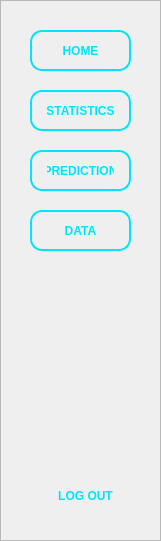
    <widget class="QFrame" name="frame_sidebar">
     <property name="geometry">
      <rect>
       <x>10</x>
       <y>70</y>
       <width>161</width>
       <height>541</height>
      </rect>
     </property>
     <property name="styleSheet">
      <string notr="true">#frame_sidebar {
    background-color: #002B5B;
    border-top-right-radius: 25px;
    border-bottom-right-radius: 25px;
}


</string>
     </property>
     <property name="frameShape">
      <enum>QFrame::StyledPanel</enum>
     </property>
     <property name="frameShadow">
      <enum>QFrame::Raised</enum>
     </property>
     <widget class="QPushButton" name="homePushButton">
      <property name="geometry">
       <rect>
        <x>30</x>
        <y>30</y>
        <width>101</width>
        <height>41</height>
       </rect>
      </property>
      <property name="cursor">
       <cursorShape>PointingHandCursor</cursorShape>
      </property>
      <property name="styleSheet">
       <string notr="true">QPushButton {
    background-color: transparent;
    color: #00E5FF;
    font-family: &quot;Segoe UI&quot;;
    font-size: 9pt;
    font-weight: 500;
    border: 2px solid #00E5FF;
    border-radius: 12px;
    padding: 5px 15px;
}

QPushButton:hover {
    background-color: rgba(0, 229, 255, 0.1);
}

QPushButton:pressed {
    background-color: rgba(0, 229, 255, 0.2);
}

QPushButton:checked {
    background-color: #00E5FF;
    color: #001F3F;
}
</string>
      </property>
      <property name="text">
       <string>HOME</string>
      </property>
     </widget>
     <widget class="QPushButton" name="statsPushButton">
      <property name="geometry">
       <rect>
        <x>30</x>
        <y>90</y>
        <width>101</width>
        <height>41</height>
       </rect>
      </property>
      <property name="cursor">
       <cursorShape>PointingHandCursor</cursorShape>
      </property>
      <property name="styleSheet">
       <string notr="true">QPushButton {
    background-color: transparent;
    color: #00E5FF;
    font-family: &quot;Segoe UI&quot;;
    font-size: 9pt;
    font-weight: 500;
    border: 2px solid #00E5FF;
    border-radius: 12px;
    padding: 5px 15px;
}

QPushButton:hover {
    background-color: rgba(0, 229, 255, 0.1);
}

QPushButton:pressed {
    background-color: rgba(0, 229, 255, 0.2);
}

QPushButton:checked {
    background-color: #00E5FF;
    color: #001F3F;
}
</string>
      </property>
      <property name="text">
       <string>STATISTICS</string>
      </property>
     </widget>
     <widget class="QPushButton" name="predictionPushButton">
      <property name="geometry">
       <rect>
        <x>30</x>
        <y>150</y>
        <width>101</width>
        <height>41</height>
       </rect>
      </property>
      <property name="cursor">
       <cursorShape>PointingHandCursor</cursorShape>
      </property>
      <property name="styleSheet">
       <string notr="true">QPushButton {
    background-color: transparent;
    color: #00E5FF;
    font-family: &quot;Segoe UI&quot;;
    font-size: 9pt;
    font-weight: 500;
    border: 2px solid #00E5FF;
    border-radius: 12px;
    padding: 5px 15px;
}

QPushButton:hover {
    background-color: rgba(0, 229, 255, 0.1);
}

QPushButton:pressed {
    background-color: rgba(0, 229, 255, 0.2);
}

QPushButton:checked {
    background-color: #00E5FF;
    color: #001F3F;
}

</string>
      </property>
      <property name="text">
       <string>PREDICTION</string>
      </property>
     </widget>
     <widget class="QPushButton" name="logOutPushButton">
      <property name="geometry">
       <rect>
        <x>40</x>
        <y>480</y>
        <width>91</width>
        <height>31</height>
       </rect>
      </property>
      <property name="cursor">
       <cursorShape>PointingHandCursor</cursorShape>
      </property>
      <property name="styleSheet">
       <string notr="true">QPushButton {
    background-color: transparent;
    color: #00E5FF;
    font-family: &quot;Segoe UI&quot;;
    font-size: 9pt;
    font-weight: 500;
    border: none;
    border-radius: 12px;
    padding: 6px 18px;
}

QPushButton:hover {
    background-color: rgba(0, 229, 255, 0.1);
}

QPushButton:pressed {
    background-color: rgba(0, 229, 255, 0.2);
}

QPushButton:checked {
    background-color: #00E5FF;
    color: #001F3F;
}
</string>
      </property>
      <property name="text">
       <string>LOG OUT</string>
      </property>
     </widget>
     <widget class="QPushButton" name="dataPushButton">
      <property name="geometry">
       <rect>
        <x>30</x>
        <y>210</y>
        <width>101</width>
        <height>41</height>
       </rect>
      </property>
      <property name="cursor">
       <cursorShape>PointingHandCursor</cursorShape>
      </property>
      <property name="styleSheet">
       <string notr="true">QPushButton {
    background-color: transparent;
    color: #00E5FF;
    font-family: &quot;Segoe UI&quot;;
    font-size: 9pt;
    font-weight: 500;
    border: 2px solid #00E5FF;
    border-radius: 12px;
    padding: 5px 15px;
}

QPushButton:hover {
    background-color: rgba(0, 229, 255, 0.1);
}

QPushButton:pressed {
    background-color: rgba(0, 229, 255, 0.2);
}

QPushButton:checked {
    background-color: #00E5FF;
    color: #001F3F;
}

</string>
      </property>
      <property name="text">
       <string>DATA</string>
      </property>
     </widget>
    </widget>
